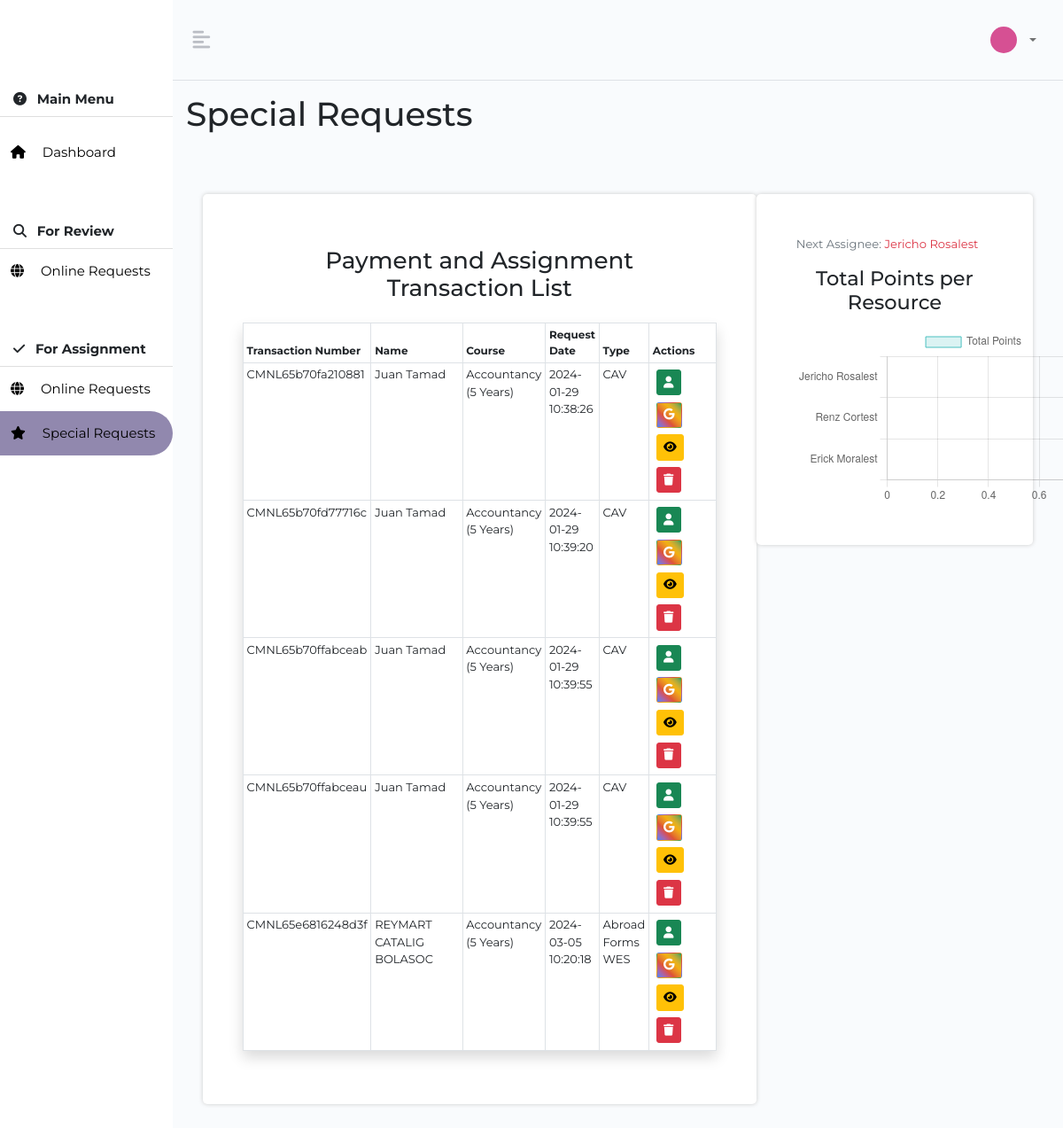
/adash-asgn2.php, run on the app's committed database.
### tables this page shows
CREATE TABLE IF NOT EXISTS `tbl_spctransaction` (
  `id` int(11) NOT NULL AUTO_INCREMENT,
  `transactionid` varchar(255) NOT NULL,
  `stdn` varchar(255) NOT NULL,
  `yeargrad` varchar(255) NOT NULL,
  `status` varchar(255) NOT NULL,
  `fullname` varchar(255) NOT NULL,
  `course` varchar(255) NOT NULL,
  `reason` varchar(255) NOT NULL,
  `contactnumber` varchar(255) NOT NULL,
  `emailaddress` varchar(255) NOT NULL,
  `facebook` varchar(255) NOT NULL,
  `dateapp` datetime NOT NULL DEFAULT CURRENT_TIMESTAMP,
  `remarks` varchar(255) NOT NULL DEFAULT 'PENDING',
  `dateconfirmed` datetime DEFAULT NULL,
  `paymentdate` datetime DEFAULT NULL,
  `signeddate` datetime DEFAULT NULL,
  `releasedate` datetime DEFAULT NULL,
  `doc1` varchar(255) NOT NULL,
  `doc2` varchar(255) NOT NULL,
  `type` varchar(255) NOT NULL,
  `assignee` varchar(255) DEFAULT NULL,
  `info` varchar(255) DEFAULT NULL,
  PRIMARY KEY (`id`)
);

CREATE TABLE IF NOT EXISTS `tbl_accounts` (
  `id` int(10) UNSIGNED NOT NULL AUTO_INCREMENT,
  `username` varchar(20) DEFAULT NULL,
  `password` varchar(64) DEFAULT NULL,
  `salt` varchar(32) DEFAULT NULL,
  `name` varchar(50) DEFAULT NULL,
  `joined` datetime DEFAULT NULL,
  `groups` int(11) DEFAULT NULL,
  `colleges` varchar(100) DEFAULT NULL,
  `quote` varchar(20) DEFAULT NULL,
  `dp` longblob,
  `nm` varchar(255) DEFAULT NULL,
  `mm` varchar(255) DEFAULT NULL,
  `email` varchar(120) DEFAULT NULL,
  `diploma` tinyint(1) NOT NULL DEFAULT '0',
  `last_assigned` datetime DEFAULT NULL,
  `status` tinyint(1) NOT NULL DEFAULT '1',
  PRIMARY KEY (`id`)
);

### resource/php/functions/funct.php (called while the page is built, shortened)
<?php
function findAssignee($id)
{
    $config = new config;
    $con = $config->con();
    $sql = "SELECT * FROM `tbl_accounts` where `id` = $id";
    $data = $con->prepare($sql);
    $data->execute();
    $rows = $data->fetchAll(PDO::FETCH_OBJ);
    if (!empty($rows)) {
        return $rows[0]->name;
    } else {
        return "N/A";
    }
}
function getAssigneeChart2()
{
    $config = new config;
    $con = $config->con();
    $sql = "SELECT A.id, COALESCE(ST.transaction_count, 0) AS transaction_count FROM tbl_accounts A LEFT JOIN ( SELECT assignee, COUNT(*) AS transaction_count FROM tbl_spctransaction GROUP BY assignee ) ST ON A.id = ST.assignee WHERE A.groups = 4 ORDER BY transaction_count;";
    $data = $con->prepare($sql);
    $data->execute();
    $rows = $data->fetchAll(PDO::FETCH_ASSOC);
    $dataset ="[";
    foreach($rows as $data){
    $dataset .= "{ assignee: '".findAssignee($data['id'])."', transaction_count: ".$data['transaction_count']."},";
    }
    $dataset = rtrim($dataset, ",");
    $dataset.="]";
    return $dataset;
}
function getnextAssigneeChart2()
{
    $config = new config;
    $con = $config->con();
    $sql = "SELECT A.id, COALESCE(ST.transaction_count, 0) AS transaction_count FROM tbl_accounts A LEFT JOIN ( SELECT assignee, COUNT(*) AS transaction_count FROM tbl_spctransaction GROUP BY assignee ) ST ON A.id = ST.assignee WHERE A.groups = 4 ORDER BY transaction_count;";
    $data = $con->prepare($sql);
    $data->execute();
    $rows = $data->fetchAll(PDO::FETCH_ASSOC);
    $assignee = findAssignee($rows[0]['id']);
    return $assignee;
}
 ?>

### resource/php/class/viewtable.php (the view, shortened to what this page needs)
<?php
class viewtable extends config{
  public function tbl_forAssignSPC()
  {
    $con = $this->con();
    $sql = "SELECT * FROM `tbl_SPCtransaction` WHERE `remarks` = 'PENDING'";
    $data= $con->prepare($sql);
    $data->execute();
    $result = $data->fetchAll(PDO::FETCH_ASSOC);
    echo "<h3 class='text-center p-3'> Payment and Assignment Transaction List </h3>";
    echo "<table id='scholartable' class='table table-bordered table-sm table-bordered table-hover shadow display' width='100%' style='font-size: 12px'>";
    echo "<thead class='thead-dark'>";
    echo "<th>Transaction Number</th>";
    echo "<th style='width: 250px;'>Name</th>";
    echo "<th>Course</th>";
    echo "<th>Request Date</th>";
    echo "<th>Type</th>";
    echo "<th style='width: 175px;'>Actions</th>";
    echo "</thead>";
    foreach ($result as $data) {
    echo "<tr style='font-size: 13px'>";
    echo "<td>$data[transactionid]</td>";
    echo "<td>$data[fullname]</td>";
    echo "<td>$data[course]</td>";
    echo "<td>$data[dateapp]</td>";
    echo "<td>$data[type]</td>";
    echo "<td><a href='actions.php?landing=adash-asgn2&state=6&transactionID=$data[transactionid]&type=reg' class='btn btn-sm  btn-success m-1' data-toggle='tooltip' data-placement='top' title='Assign to SRA'><i class='fa-solid fa-user'></i></a><a href='https://mail.google.com/mail/?view=cm&fs=1&to=$data[emailaddress]&su= $data[fullname] - CEU Document Request -  $data[transactionid]&body='' target='_blank' class='btn btn-sm  btn-google m-1' data-toggle='tooltip' data-placement='top' title='Open Gmail'><i class='fa-brands fa-google'></i></a>";
    echo       "<a href='ainfo3.php?tID=$data[transactionid]&type=sp' class='btn btn-sm  btn-warning m-1' data-toggle='tooltip' data-placement='top' title='View Request Details'><i class='fa-solid fa-eye'></i></a>
               <a href='#' class='btn btn-sm btn-danger m-1 remove-request' data-bs-toggle='modal' data-bs-target='#confirmationModal' data-transaction-id='$data[transactionid]' data-toggle='tooltip' data-placement='top' title='Remove Request'><i class='fa-solid fa-trash'></i></a>
                    </td></tr>";
                  }
    echo "</table>";
  }
}

### adash-asgn2.php (shortened to what this page needs)
<?php
$table = new viewtable();
$user = new user();
?>
<!DOCTYPE html>
<html lang="en" dir="ltr">
  <head>
    <link href="https://cdn.jsdelivr.net/npm/bootstrap@5.0.2/dist/css/bootstrap.min.css" rel="stylesheet">
    <link rel="stylesheet" href="resource/css/styledash.css" type="text/css">
  </head>
  <body>
    <header>
      <div class="d-flex" id="wrapper">
        <div class="bg-white" id="sidebar-wrapper">
          <div class="sidebar-heading text-center py-4 primary-text fs-4 fw-bold text-uppercase">
          </div>
          <div class="list-group list-group-flush my-3">
            <a class="list-group-item list-group-item-action fw-bold">
              <i class="fas fa-question-circle me-2"></i> Main Menu</a>
              <div class="item mt-3">
              <a class="sub-btn" href="adashboard"><i class="fa-solid fa-house"></i> Dashboard</a>
            </div>
              <a class="list-group-item list-group-item-action fw-bold mt-5">
              <i class="fas fa-magnifying-glass me-2"></i> For Review </a>
            <div class="item">
              <a class="sub-btn" href="adash-onlineapp"><i class="fa-solid fa-globe"></i> Online Requests</a>
            </div>
            <a class="list-group-item list-group-item-action fw-bold mt-5">
              <i class="fas fa-check me-2"></i> For Assignment </a>
            <div class="item">
              <a class="sub-btn" href="adash-asgn1"><i class="fa-solid fa-globe"></i> Online Requests</a>
            </div>
            <div class="item">
              <a class="sub-btn  bg-selected" href="adash-asgn2"><i class="fa-solid fa-star"></i> Special Requests</a>
            </div>
          </div>
        </div>
        <div id="page-content-wrapper">
          <nav class="navbar navbar-expand-lg navbar-light bg-transparent py-4 px-4 border-bottom">
            <div class="d-flex align-items-center">
              <i class="fas fa-align-left primary-text fs-4 me-3" id="menu-toggle"></i>
            </div>
            <div class="collapse navbar-collapse" id="navbarSupportedContent">
              <ul class="navbar-nav  ms-auto mb-2 mb-lg-0">
                <li class="nav-item dropdown ">
                   <a href="#" class="nav-link dropdown-toggle second-text fw-bold username" id="navbarDropdown" role="button" data-bs-toggle="dropdown" aria-expanded="false">
                    <span class="avatar"><?php echo substr($user->data()->name, 0, 1); ?>
                    </span>
                  </a>
                </li>
              </ul>
            </div>
          </nav>
          <div class="p-3">
              <h1>Special Requests</h1>
          </div>
          <div class="container-fluid p-5">
            <div class="row">
              <div class="col-md-8 p-5 content">
                <?php $table->tbl_forAssignSPC(); ?>
              </div>
              <div class="col-md-4 p-5 content ">
              <small class="text-muted my-2">Next Assignee:&nbsp;<span class="text-danger"><?php echo getnextAssigneeChart2();?></span></small>
                <h4 class="text-center my-3">Total Points per Resource</h4>
               <canvas id="myChart" width="400px"></canvas>
              </div>
            </div>
          </div>
        </div>
      </div>
    </header>
       <script>
        // Load data from data.js (should contain an array of objects with 'assignee' and 'total_points' properties)
        const data =<?php echo getAssigneeChart2(); ?>; // Assuming getData() is a function that returns the data
        // Extract assignees and total points from the data
        const assignees = data.map(item => item.assignee);
        const points = data.map(item => item.transaction_count);
        // Get the chart container
        const ctx = document.getElementById('myChart').getContext('2d');
        // Create the bar chart
        new Chart(ctx, {
          type: 'bar',
          data: {
            labels: assignees,
            datasets: [{
              label: 'Total Points',
              data: points,
              backgroundColor: 'rgba(75, 192, 192, 0.2)',
              borderColor: 'rgba(75, 192, 192, 1)',
              borderWidth: 1
            }]
          },
          options: {
            indexAxis: 'y',
            scales: {
              x: {
                beginAtZero: true
              }
            }
          }
        });
      </script>
  </body>
</html>

### resource/css/styledash.css (style rules this page uses)
* { margin:0; padding:0; font-family: 'Montserrat', "sans-serif"; scroll-behavior: smooth; box-sizing: border-box; }
html { background-color: white; color:#555; font-family: "Montserrat", "sans-serif"; font-size: 15px; text-rendering: optimizeLegibility; scroll-behavior: smooth; }
body { animation: fadeInAnimation ease 1.5s; animation-iteration-count: 1; animation-fill-mode: forwards; }
.bg-selected { background-color: rgba(36, 18, 94, 0.5); border-radius: 100px 9999px 9999px 100px; }
.avatar { width: 30px; height: 30px; border-radius: 50%; display: flex; align-items: center; justify-content: center; font-size: 12px; font-weight: bold; color: white; background: rgba(214, 80, 147, 1); margin-right: 10px; }
.username { font-size: 16px; display: flex; align-items: center; }
:root { --main-bg-color:#24125f; --main-text-color: #bbbec5; --second-text-color: #bbbec5; --second-bg-color: #c1efde; }
.primary-text { color: var(--main-text-color); }
.second-text { color: var(--second-text-color); }
.content { height: 100%; background-color: white; border-radius: 5px; -moz-box-shadow: 0 0 3px #ccc; -webkit-box-shadow: 0 0 3px #ccc; box-shadow: 0 0 5px #ccc; }
table { font-size: 12px; }
.btn-google { background-image: linear-gradient(45deg, hsl(217deg 89% 61%) 0%, hsl(246deg 50% 64%) 9%, hsl(298deg 28% 53%) 18%, hsl(344deg 51% 56%) 27%, hsl(11deg 72% 54%) 36%, hsl(25deg 78% 53%) 45%, hsl(34deg 84% 53%) 55%, hsl(42deg 90% 51%) 64%, hsl(45deg 73% 51%) 73%, hsl(55deg 51% 47%) 82%, hsl(84deg 37% 47%) 91%, hsl(151deg 83% 34%) 100%); color: white; }
#wrapper { overflow-x: hidden; background-image: linear-gradient( to right, #F9fbfd, #F9fbfd, #F9fbfd, #F9fbfd, #F9fbfd ); }
#sidebar-wrapper { min-height: 93vh; margin-left: -13rem; transition: margin 0.25s ease-out; }
#sidebar-wrapper .sidebar-heading { padding: 0; }
#page-content-wrapper { min-width: 100vw; }
#menu-toggle { cursor: pointer; }
#sidebar-wrapper .list-group { width: 13rem; }
#sidebar-wrapper .list-group .item { position: relative; cursor: pointer; }
#sidebar-wrapper .list-group .item a { color: #000; text-decoration: none; display: block; padding: 5px 12px; line-height: 40px; }
#sidebar-wrapper .list-group .item i { margin-right: 15px; }
canvas { margin: 0 auto; }
@media (min-width: 768px) { #sidebar-wrapper { margin-left: 0; } }
@media (min-width: 768px) { #page-content-wrapper { min-width: 0; width: 100%; } }

### data on the page
tbl_spctransaction: transactionid "CMNL65b70fa210881", fullname "Juan Tamad", course "Accountancy (5 Years)", dateapp "2024-01-29 10:38:26", type "CAV"
tbl_spctransaction: transactionid "CMNL65b70fd77716c", fullname "Juan Tamad", course "Accountancy (5 Years)", dateapp "2024-01-29 10:39:20", type "CAV"
tbl_spctransaction: transactionid "CMNL65b70ffabceab", fullname "Juan Tamad", course "Accountancy (5 Years)", dateapp "2024-01-29 10:39:55", type "CAV"
tbl_spctransaction: transactionid "CMNL65b70ffabceau", fullname "Juan Tamad", course "Accountancy (5 Years)", dateapp "2024-01-29 10:39:55", type "CAV"
tbl_spctransaction: transactionid "CMNL65e6816248d3f", fullname "REYMART CATALIG BOLASOC", course "Accountancy (5 Years)", dateapp "2024-03-05 10:20:18", type "Abroad Forms WES"
tbl_accounts: getnextAssigneeChart2() "Jericho Rosalest"

### other printed values
chart data {{ getAssigneeChart2() }} [{ assignee: 'Jericho Rosalest', transaction_count: 0},{ assignee: 'Renz Cortest', transaction_count: 0},{ assignee: 'Erick Moralest', transaction_count: 0}]
